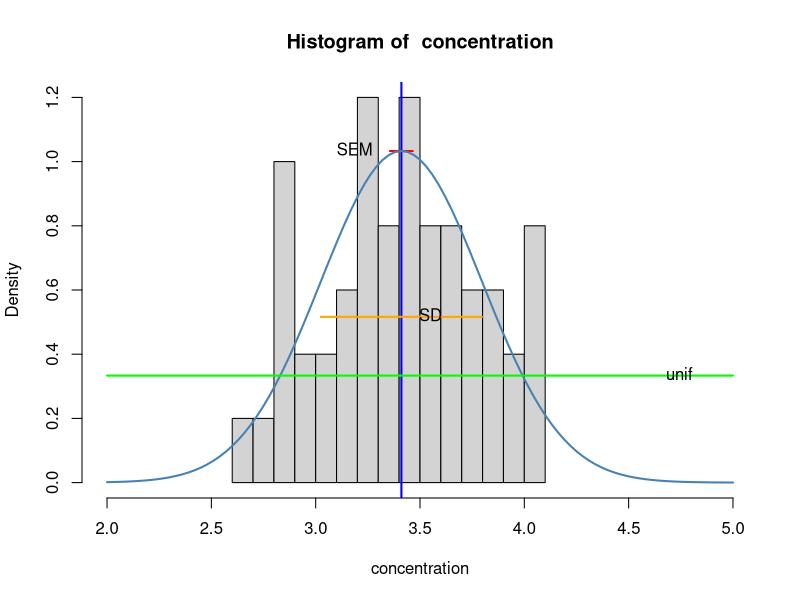
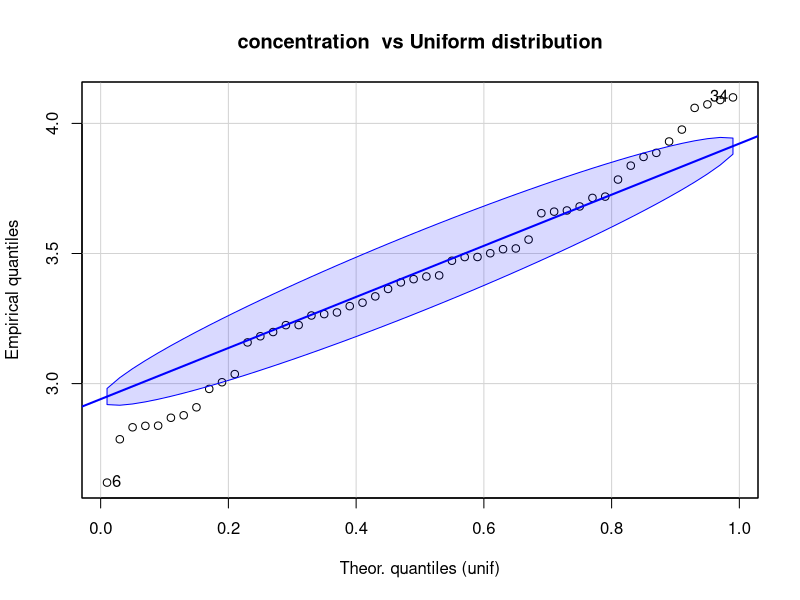
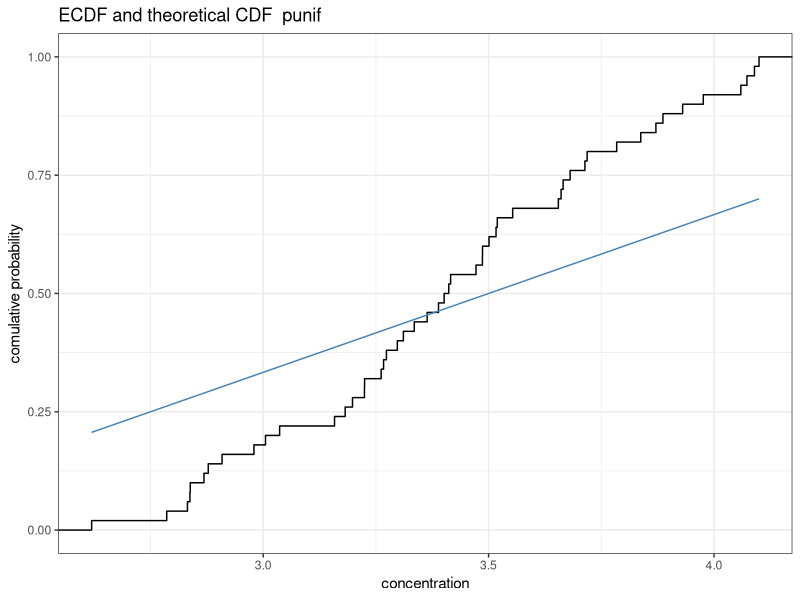
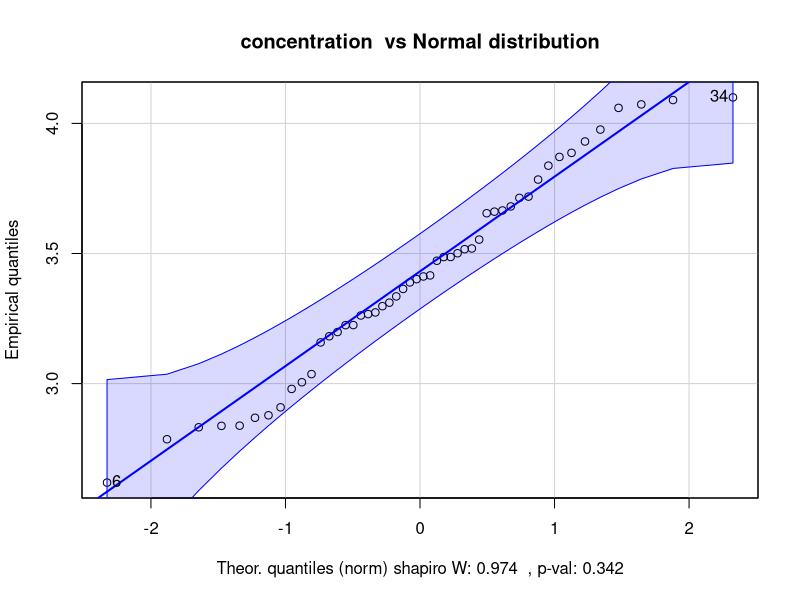
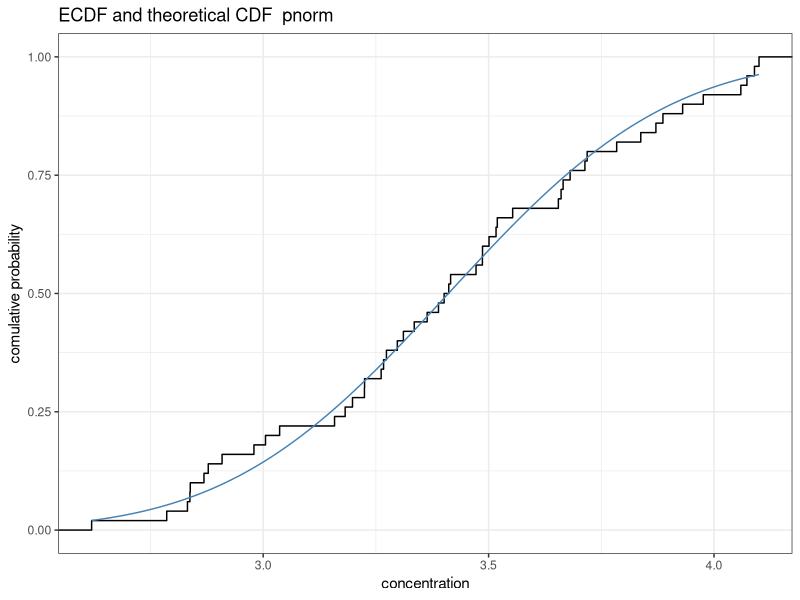
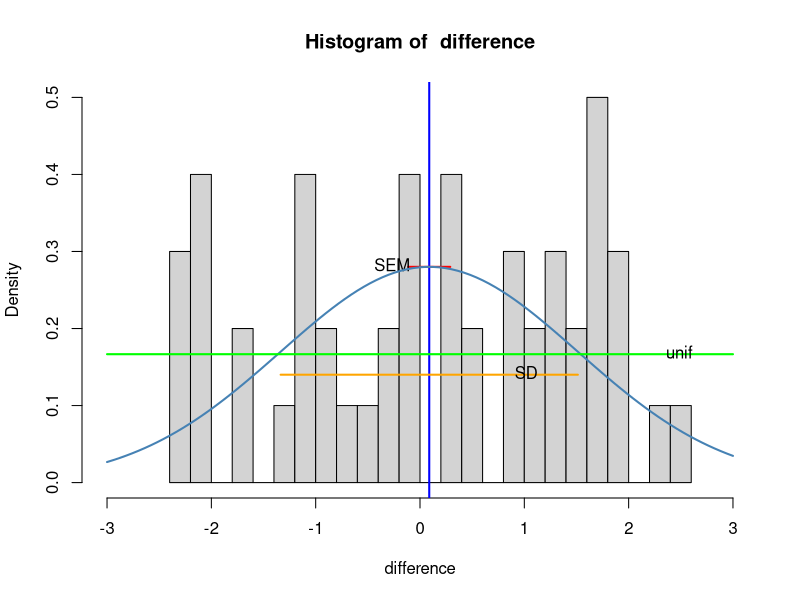
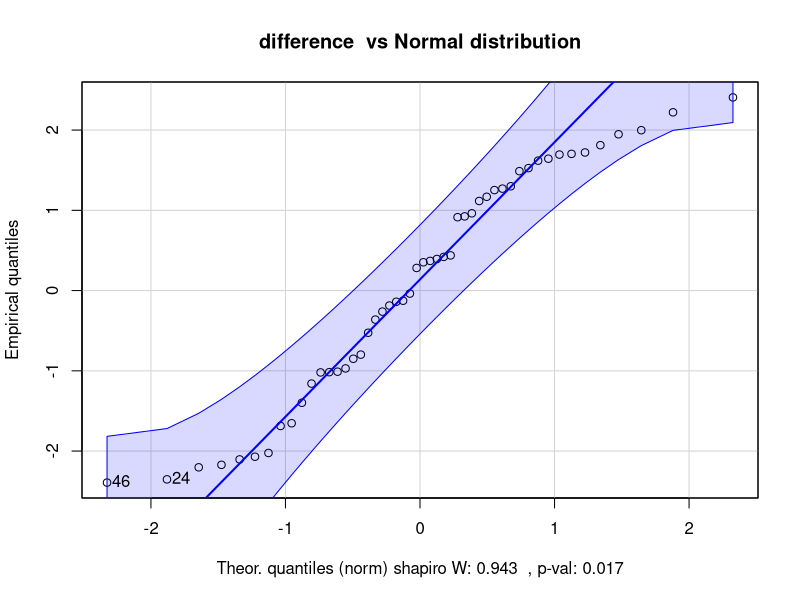
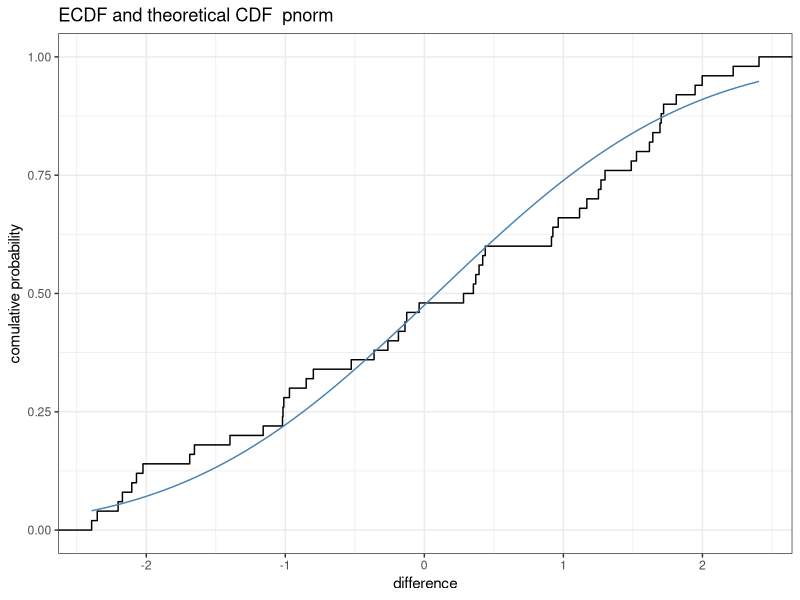

These figures' R source, in order:
#install.packages("MASS")
library("MASS")

#install.packages("car")
library("car")
library(ggplot2)

# 17.
fracture <- read.table("bone-fracture.csv", sep = ";", header = TRUE)


getCI <- function(fdata) {
  mu <- mean(fdata)
  sd <- sd(fdata)
  n <- length(fdata)
  fi <- qnorm(0.975)
  
  ci.start <- mu - fi*sd/sqrt(n)
  ci.end <- mu + fi*sd/sqrt(n)
  return(c(ci.start, ci.end))
}

histPlot <- function(fdata, desc) {
  #  def.par=par(no.readonly = T)
  #  layout.show(layout(matrix(c(1,1,2,3), nrow=2, ncol=2, byrow = TRUE)))
  
  dmin <- floor(min(fdata))
  dmax <- ceiling(max(fdata))
  size <- length(fdata)
  mu <- mean(fdata)
  
  sd <- sd(fdata)
  sem <- sd(fdata)/sqrt(size)
  maxD <- dnorm( mu, mean = mu, sd = sd)
  
  hist(fdata, freq = F, breaks = 20, xlab = desc, xlim = c(dmin, dmax), main = paste("Histogram of ", desc))
  abline(v = mu, lwd = 2, col = "blue")
  
  lines(c(mu - sem, mu + sem), c(maxD,maxD), lwd = 2, col = "red")
  text(mu + sem, maxD, "SEM", pos = 2, offset = 2)
  
  lines(c(mu - sd, mu + sd), c(maxD/2,maxD/2), lwd = 2, col = "orange")
  text(mu + sd, maxD/2, "SD", pos = 2, offset = 2)
  
  xseq=seq(dmin, dmax, (dmax-dmin)/100)
  lines(xseq, dnorm(xseq, mean = mu, sd = sd), lwd = 2, col = "steelblue")
  
  unif <- dunif(xseq, min = dmin, max = dmax)
  lines(xseq, unif, lwd = 2, col = "green")
  text(dmax, unif[1], "unif", pos = 2, offset = 2)
#  lines(xseq, dpois(xseq, lambda = round(mean(fdata))), lwd = 2, col = "red")
}

compNorm <- function(fdata, desc) {
  # another test of normality using the Shapiro-Wilk-Test
  shp.test <- shapiro.test(fdata)
  spw <- round(shp.test$statistic,3)
  spval <- round(shp.test$p.value,3)
  # W close to 1 and p-value < 0.05 means the data is not normaly distributed
  
  qqPlot(fdata, dist = "norm", main = paste(desc, " vs Normal distribution"), xlab = paste("Theor. quantiles (norm) shapiro W:", spw, " , p-val:", spval), ylab = "Empirical quantiles", envelope=.975)
}
# == qqnorm(fdata, pch = 1, frame = FALSE); qqline(fdata, col = "steelblue", lwd = 2)

compUnif <- function(fdata, desc) {
  qqPlot(fdata, dist = "unif", main = paste(desc, " vs Uniform distribution"), xlab = "Theor. quantiles (unif)", ylab = "Empirical quantiles", envelope=.975)
}

compExp <- function(fdata, desc) {
  qqPlot(fdata, dist = "exp", main = paste(desc, " vs Exponential distribution"), xlab = "Theor. quantiles (exp-distribution)", ylab = "Empirical quantiles", rate = 1/mean(fdata), envelope=.975)
}

compPois <- function(fdata, desc) {
  qqPlot(fdata, dist = "pois", main = paste(desc, " vs Poisson distribution"), xlab = "Theor. quantiles (poisson-distribution)", ylab = "Empirical quantiles", lambda = mean(fdata))
}

#  qqPlot(fdata, dist = "t", main = paste(desc, " vs Student's T distribution"), xlab = "Theor. quantiles (t-distribution)", ylab = "Empirical quantiles", df = 49)

compCDF <- function(fdata, desc, distr, darg1, darg2=NULL) {
  distrName <- as.character(substitute(distr))
  
  #?ks.test(fdata, distrName, darg1, darg2)
  df <- data.frame(fdata)
  ed <- ecdf(df$fdata)
  p <- ggplot(aes(fdata), data = df) + stat_ecdf() + theme_bw() + stat_function(fun = distr, args = list(darg1, darg2), col="steelblue")
  p <- p + labs(title=paste("ECDF and theoretical CDF ", distrName)) + xlab(desc) + ylab("comulative probability")
#  maxdiffidx <- which.max(abs(ed(dd$fdata) - distr(df$fdata, darg1, darg2)))
#  maxdiffat <- df$fdata[maxdiffidx]
#  p <- p + geom_vline(xintercept=maxdiffat, lty=2, col="red")
  p
}

####################################

##  Concentration
fdata <- fracture$conc
desc <- "concentration"

#plot(density(fdata))
#lines(xseq, dnorm(xseq, mean = mean(fdata), sd = sd(fdata)), lwd = 2, col = "steelblue")

histPlot(fdata, desc)

compUnif(fdata, desc)
compCDF(fdata, desc, punif, floor(min(fdata)), ceiling(max(fdata)))

compNorm(fdata, desc)
compCDF(fdata, desc, pnorm, mean(fdata), sd(fdata))

getCI(fdata)
#compExp(fdata, desc)
#compCDF(fdata, desc, pexp, 1/mean(fdata))

##  Difference
fdata <- fracture$dif
desc <- "difference" 

histPlot(fdata, desc)

compNorm(fdata, desc)
compCDF(fdata, desc, pnorm, mean(fdata), sd(fdata))

compUnif(fdata, desc)
compCDF(fdata, desc, punif, floor(min(fdata)), ceiling(max(fdata)))

#compExp(fdata, desc)
#compCDF(fdata, desc, pexp, 1/mean(fdata))

## Number of cells
fdata <- fracture$no.cells
desc <- "number of cells"

histPlot(fdata, desc)

compUnif(fdata, desc)
compCDF(fdata, desc, punif, floor(min(fdata)), ceiling(max(fdata)))

compNorm(fdata, desc)
compCDF(fdata, desc, pnorm, mean(fdata), sd(fdata))

compExp(fdata, desc)
compCDF(fdata, desc, pexp, 1/mean(fdata))

compPois(fdata, desc)
compCDF(fdata, desc, ppois, mean(fdata))

## Hit
fdata <- fracture$hit
desc <- "hit"

histPlot(fdata, desc)

qqPlot(fdata, dist = "binom", main = " vs binom distribution", xlab = "Theor. quantiles (binom-distribution)", ylab = "Empirical quantiles", size = 1, prob = mean(fdata))
var(fdata)

bintest <- binom.test(length(fdata[fdata == 1]), length(fdata), p = 0.5) 
bintest
bintest$p.value

plot(qnbinom(ppoints(fdata), size = 1, mu = mean(fdata)))
abline(0,1)
